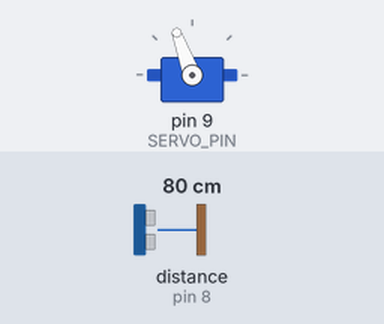
Bench run of a sketch on a simulated Arduino Uno, built with avr-gcc and run on an emulated ATmega328P. Shown: servo. Inputs (shaded band) come from the test bench; at power-on: distance to the obstacle (sensor on pin 8) 80 cm. The echo pulse lasts 58.3 µs per cm; what the sketch prints to the serial monitor is not drawn.

Above: at 1.7 s.
1.8 s: distance to the obstacle (sensor on pin 8) set to 17 cm
3.7 s: distance to the obstacle (sensor on pin 8) set to 14 cm
At 5.44 s:
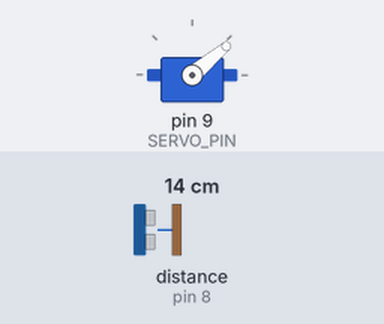
7.7 s: distance to the obstacle (sensor on pin 8) set to 18 cm
At 8.7 s:
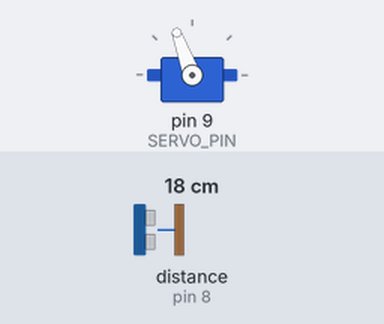
Timing chart, 0 to 10.7 s (numbered marks = the images above; inputs shaded):
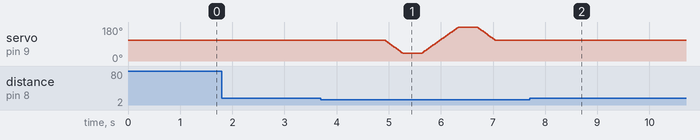

Measured:
- the behaviour switches between 16 and 15 cm on distance to the obstacle (sensor on pin 8) (found by bisection; images 0 and 1)
- after the input at 1.8 s, every drawn part: stays the same
- after the input at 7.7 s, servo on pin 9 (SERVO_PIN): stops changing and stays 110°

The sketch:

NewPing+Servo.ino
```cpp
#include <Servo.h>
#include <NewPing.h>

// === Servo & Sensor ===
#define TRIG_PIN 4
#define ECHO_PIN 8
#define SERVO_PIN 9

#define MAX_DISTANCE 200
#define WALL_THRESHOLD 15
#define STOP_DISTANCE 13

Servo myServo;
NewPing sonar(TRIG_PIN, ECHO_PIN, MAX_DISTANCE);

const int SERVO_KANAN = 40;
const int SERVO_KIRI = 180;
const int SERVO_DEPAN = 110;

// === Fungsi baca jarak ===
int getDistance() {
  delay(50);
  int d = sonar.ping_cm();
  return (d == 0) ? MAX_DISTANCE : d;
}

// === Fungsi gerak servo smooth ===
void scanTo(int target) {
  int current = myServo.read();
  int step = (target > current) ? 1 : -1;
  for (int pos = current; pos != target; pos += step) {
    myServo.write(pos);
    delay(5); // semakin kecil semakin smooth
  }
  myServo.write(target); // pastikan posisi akhir
  delay(300);
}

void setup() {
  Serial.begin(9600);
  myServo.attach(SERVO_PIN);
  myServo.write(SERVO_DEPAN);
  delay(500);
}

void loop() {
  // === Scan Depan ===
  scanTo(SERVO_DEPAN);
  int jarakDepan = getDistance();
  Serial.print("Depan: ");
  Serial.print(jarakDepan);
  Serial.println(" cm");

  if (jarakDepan > WALL_THRESHOLD) {
    Serial.println("➡️ Aman, maju ke depan");
    // logika motor maju
    delay(1000);
  }
  else if (jarakDepan <= STOP_DISTANCE) {
    Serial.println("⛔ Terlalu dekat, mundur!");
    // logika motor mundur
    delay(1000);
  }
  else {
    // === Scan kanan ===
    scanTo(SERVO_KANAN);
    int jarakKanan = getDistance();

    // === Scan kiri ===
    scanTo(SERVO_KIRI);
    int jarakKiri = getDistance();

    // === Kembali ke depan ===
    scanTo(SERVO_DEPAN);

    // === Log hasil ===
    Serial.print("Kanan: ");
    Serial.print(jarakKanan);
    Serial.print(" cm | Kiri: ");
    Serial.print(jarakKiri);
    Serial.println(" cm");

    // === Tentukan arah terbaik ===
    if (jarakKiri > jarakKanan) {
      Serial.println("↩️ Belok kiri (lebih aman)");
      // logika belok kiri
    } else {
      Serial.println("↪️ Belok kanan (lebih aman)");
      // logika belok kanan
    }

    delay(1000);
  }
}
```
